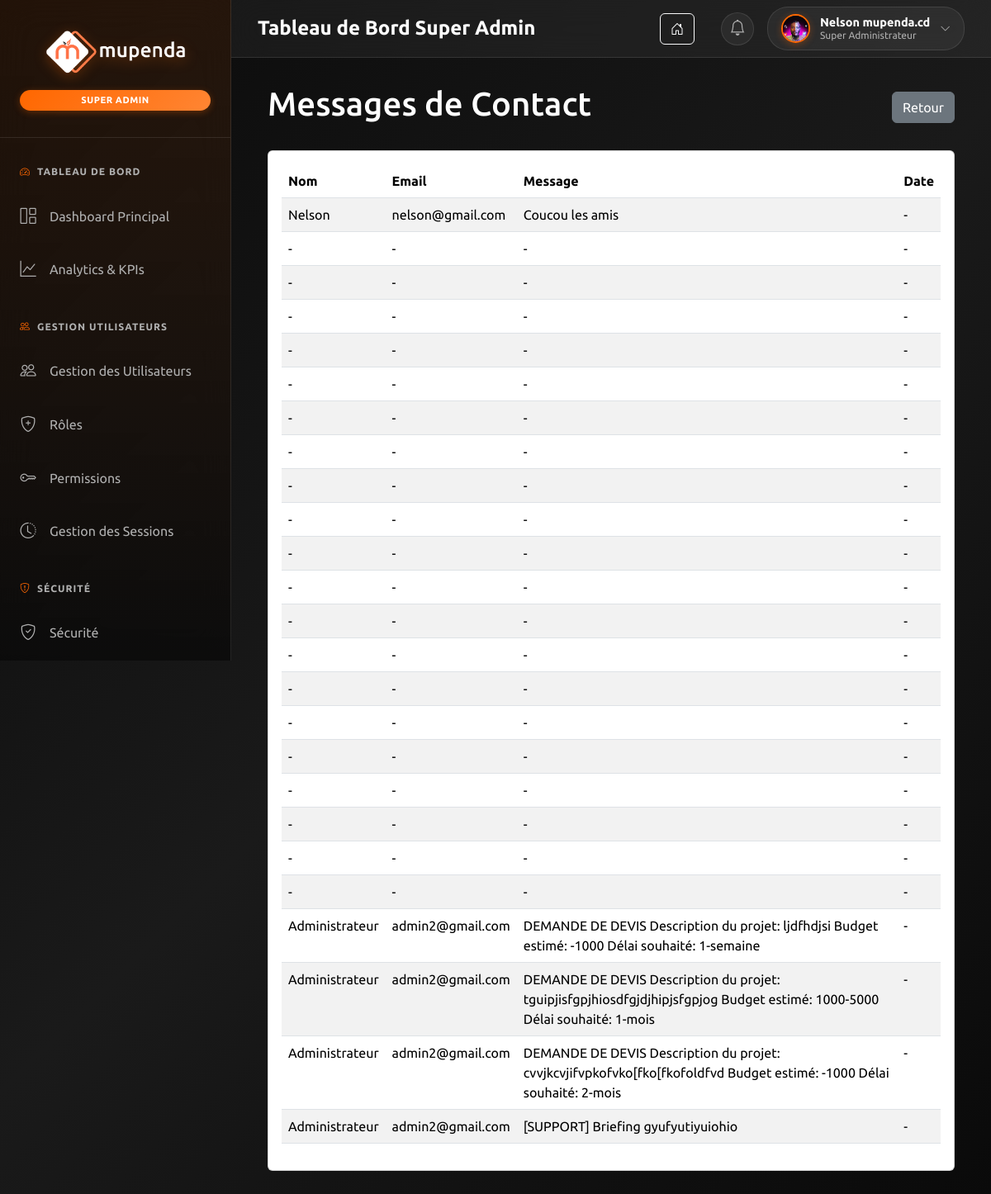
Page /dashboard/super-admin/contact/ (signed in) on the committed database.
### MupendaApp/models.py (models this page shows, shortened)
class CustomUser(AbstractUser):
    is_administrateur = models.BooleanField(default=False)
    is_utilisateur = models.BooleanField(default=True)
    photo_profil = models.ImageField(upload_to="static/images", blank=True, null=True)
    telephone = models.CharField(max_length=20, blank=True, null=True)
    date_embauche = models.DateField(blank=True, null=True)
    est_actif = models.BooleanField(default=True)
    derniere_connexion = models.DateTimeField(blank=True, null=True)
    tentative_echec = models.IntegerField(default=0)
    bloque_jusqua = models.DateTimeField(blank=True, null=True)
    pref_email_notifications = models.BooleanField(default=True, verbose_name="Notifications par email")
    pref_dark_mode = models.BooleanField(default=False, verbose_name="Mode sombre")
    def is_super_admin(self):
        return self.user_roles.filter(
            role__nom='SUPER_ADMIN',
            est_actif=True
        ).exists()

class Contact(models.Model):
    nom = models.CharField(max_length=100)
    prenom = models.CharField(max_length=100)
    phone = models.CharField(max_length=50, null=True)
    email = models.EmailField(max_length=100)
    message = models.TextField()
    created_on = models.DateTimeField(auto_now_add=True, null=True)

### MupendaApp/views.py (the view)
# urls.py: path('dashboard/super-admin/contact/', views.AdminContact, name="AdminContact"),
def AdminContact(request):
    if not request.user.is_authenticated:
        return redirect('connexion')
    if not _require_roles(request, {'ADMINISTRATEUR', 'SUPER_ADMIN'}):
        return _forbidden(request)
    afficherMessage = Contact.objects.all()
    return render(request, 'dashboard/super_admin/contact.html', {'afficherMessage':afficherMessage})

### MupendaApp/context_processors.py (called while the page is built)
def site_contact(request):
    try:
        contact = SiteContact.objects.filter(est_actif=True).first()
    except:
        contact = None
    return {
        'site_contact': contact
    }

### MupendaApp/views.py (called while the page is built)
def _require_roles(request, allowed_roles):
    if request.user.is_super_admin():
        return True
    active_role = _get_active_role_from_session(request) or request.user.get_primary_role()
    return active_role in set(allowed_roles)

### MupendaApp/templates/dashboard/super_admin/contact.html (shortened to what this page needs)
{% extends 'dashboard/base_super_admin.html' %}
{% load static %}
{% block content %}
<div class="container-fluid">
    <div class="d-flex justify-content-between align-items-center mb-4">
        <h1>Messages de Contact</h1>
        <a href="{% url 'dashboard' %}" class="btn btn-secondary">Retour</a>
    </div>
    <div class="card">
        <div class="card-body">
            <div class="table-responsive">
                <table class="table table-striped">
                    <thead>
                        <tr>
                            <th>Nom</th>
                            <th>Email</th>
                            <th>Message</th>
                            <th>Date</th>
                        </tr>
                    </thead>
                    <tbody>
                        {% for message in afficherMessage %}
                        <tr>
                            <td>{{ message.nom|default:"-" }}</td>
                            <td>{{ message.email|default:"-" }}</td>
                            <td>{{ message.message|truncatewords:20|default:"-" }}</td>
                            <td>{{ message.date_envoi|date:"d/m/Y H:i"|default:"-" }}</td>
                        </tr>
                        {% empty %}
                        <tr>
                            <td colspan="4" class="text-center">Aucun message</td>
                        </tr>
                        {% endfor %}
                    </tbody>
                </table>
            </div>
        </div>
    </div>
</div>
{% endblock %}

### MupendaApp/templates/dashboard/base_super_admin.html (shortened to what this page needs)
{% load static %}
<!DOCTYPE html>
<html lang="fr">
<head>
    <link href="https://cdn.jsdelivr.net/npm/bootstrap@5.3.3/dist/css/bootstrap.min.css" rel="stylesheet">
    <link rel="stylesheet" href="https://cdn.jsdelivr.net/npm/bootstrap-icons@1.13.1/font/bootstrap-icons.min.css">
</head>
<body>
    <div class="dashboard-container">
        <aside class="sidebar" id="sidebar">
            <div class="sidebar-header">
                <img src="{% static 'images/White Mupenda Company.png' %}" alt="Mupenda Company" class="sidebar-logo">
                <div class="super-admin-badge">Super Admin</div>
            </div>
            <nav>
                <div class="menu-section">
                    <div class="menu-section-title">
                        <i class="bi bi-speedometer2"></i>
                        Tableau de Bord
                    </div>
                    <ul class="sidebar-menu">
                        <li class="sidebar-menu-item">
                            <a href="{% url 'super_admin_dashboard' %}" class="sidebar-menu-link {% if request.resolver_match.url_name == 'super_admin_dashboard' %}active{% endif %}">
                                <i class="bi bi-grid-1x2 sidebar-menu-icon"></i>
                                Dashboard Principal
                            </a>
                        </li>
                        <li class="sidebar-menu-item">
                            <a href="{% url 'analytics_center' %}" class="sidebar-menu-link {% if request.resolver_match.url_name == 'analytics_center' %}active{% endif %}">
                                <i class="bi bi-graph-up sidebar-menu-icon"></i>
                                Analytics & KPIs
                            </a>
                        </li>
                    </ul>
                </div>
                <div class="menu-section">
                    <div class="menu-section-title">
                        <i class="bi bi-people"></i>
                        Gestion Utilisateurs
                    </div>
                    <ul class="sidebar-menu">
                        <li class="sidebar-menu-item">
                            <a href="{% url 'super_admin_manage_users' %}" class="sidebar-menu-link {% if request.resolver_match.url_name == 'super_admin_manage_users' %}active{% endif %}">
                                <i class="bi bi-people sidebar-menu-icon"></i>
                                Gestion des Utilisateurs
                            </a>
                        </li>
                        <li class="sidebar-menu-item">
                            <a href="{% url 'super_admin_manage_roles' %}" class="sidebar-menu-link {% if request.resolver_match.url_name == 'super_admin_manage_roles' %}active{% endif %}">
                                <i class="bi bi-shield-plus sidebar-menu-icon"></i>
                                Rôles
                            </a>
                        </li>
                        <li class="sidebar-menu-item">
                            <a href="{% url 'super_admin_manage_permissions' %}" class="sidebar-menu-link {% if request.resolver_match.url_name == 'super_admin_manage_permissions' %}active{% endif %}">
                                <i class="bi bi-key sidebar-menu-icon"></i>
                                Permissions
                            </a>
                        </li>
                        <li class="sidebar-menu-item">
                            <a href="{% url 'sessions_management' %}" class="sidebar-menu-link {% if request.resolver_match.url_name == 'sessions_management' %}active{% endif %}">
                                <i class="bi bi-clock-history sidebar-menu-icon"></i>
                                Gestion des Sessions
                            </a>
                        </li>
                    </ul>
                </div>
                <div class="menu-section">
                    <div class="menu-section-title">
                        <i class="bi bi-shield-exclamation"></i>
                        Sécurité
                    </div>
                    <ul class="sidebar-menu">
                        <li class="sidebar-menu-item">
                            <a href="{% url 'security_dashboard' %}" class="sidebar-menu-link {% if request.resolver_match.url_name == 'security_dashboard' %}active{% endif %}">
                                <i class="bi bi-shield-check sidebar-menu-icon"></i>
                                Sécurité
                            </a>
                        </li>
                    </ul>
                </div>
            </nav>
        </aside>
        <header class="top-header">
            <div class="top-header-left">
                {% block page_title %}
                <h1 class="page-title">Tableau de Bord Super Admin</h1>
                {% endblock %}
            </div>
            <div class="top-header-right">
                <a href="{% url 'index' %}" class="btn btn-outline-light me-3" title="Retour au site">
                    <i class="bi bi-house-door"></i>
                </a>
                <div class="notification-wrapper">
                    <button class="notification-btn" id="notificationBtn" onclick="toggleNotificationDropdown(event)">
                        <i class="bi bi-bell"></i>
                    </button>
                </div>
                <div class="top-profile-section">
                    <div class="top-profile" onclick="toggleTopProfileDropdown()">
                        <img src="{% if user.photo_profil %}{{ user.photo_profil.url }}{% else %}{% static 'images/default-avatar.png' %}{% endif %}" alt="User Avatar" class="top-avatar" id="topAvatar">
                        <div class="top-user-details">
                            <h4 class="top-user-name">{{ user.get_full_name|default:user.username }}</h4>
                            <p class="top-user-role">Super Administrateur</p>
                        </div>
                        <i class="bi bi-chevron-down top-chevron" id="topProfileDropdownIcon"></i>
                    </div>
                </div>
            </div>
        </header>
        <main class="main-content" style="margin-left: 280px; flex: 1; padding: 2rem;">
            {% block content %}
            {% endblock %}
        </main>
    </div>
</body>
</html>

### MupendaApp/templates/dashboard/base_super_admin.html (style rules this page uses)
:root { --primary-orange: #ff6700; --dark-bg: #0a0a0a; --glass-bg: rgba(255, 255, 255, 0.05); --glass-border: rgba(255, 255, 255, 0.1); --text-primary: #ffffff; --text-secondary: #b0b0b0; }
body { font-family: 'Ubuntu', sans-serif; background: linear-gradient(135deg, #0a0a0a 0%, #1a1a1a 50%, #0a0a0a 100%); min-height: 100vh; margin: 0; padding: 0; color: var(--text-primary); }
.dashboard-container { display: flex; min-height: 100vh; }
.sidebar { width: 280px; background: linear-gradient(180deg, rgba(255, 103, 0, 0.1) 0%, rgba(10, 10, 10, 0.8) 100%); backdrop-filter: blur(20px); border-right: 1px solid var(--glass-border); padding: 2rem 0; position: fixed; height: 100vh; overflow-y: auto; z-index: 1000; transition: all 0.3s ease; }
.sidebar-header { text-align: center; padding: 0 1.5rem 2rem; border-bottom: 1px solid var(--glass-border); margin-bottom: 2rem; }
.sidebar-logo { width: 180px; height: auto; margin-bottom: 1rem; filter: drop-shadow(0 4px 8px rgba(255, 103, 0, 0.3)); }
.sidebar-menu { list-style: none; padding: 0; margin: 0; }
.sidebar-menu-item { margin-bottom: 0.5rem; }
.sidebar-menu-link { display: flex; align-items: center; padding: 0.875rem 1.5rem; color: var(--text-secondary); text-decoration: none; border-radius: 0 25px 25px 0; transition: all 0.3s ease; position: relative; overflow: hidden; }
.sidebar-menu-link::before { content: ''; position: absolute; left: 0; top: 0; height: 100%; width: 3px; background: var(--primary-orange); transform: translateX(-100%); transition: transform 0.3s ease; }
.sidebar-menu-icon { font-size: 1.2rem; margin-right: 1rem; width: 20px; text-align: center; }
.top-header { position: fixed; top: 0; left: 280px; right: 0; height: 70px; background: var(--glass-bg); backdrop-filter: blur(20px); border-bottom: 1px solid var(--glass-border); display: flex; align-items: center; justify-content: space-between; padding: 0 2rem; z-index: 999; transition: all 0.3s ease; }
.top-header-left { display: flex; align-items: center; gap: 1rem; }
.page-title { color: var(--text-primary); font-size: 1.5rem; font-weight: 600; margin: 0; }
.top-header-right { display: flex; align-items: center; gap: 1rem; }
.top-profile-section { position: relative; }
.top-profile { display: flex; align-items: center; gap: 0.75rem; padding: 0.5rem 1rem; border-radius: 25px; background: rgba(255, 255, 255, 0.05); cursor: pointer; transition: all 0.3s ease; border: 1px solid var(--glass-border); }
.top-avatar { width: 35px; height: 35px; border-radius: 50%; object-fit: cover; border: 2px solid var(--primary-orange); box-shadow: 0 2px 8px rgba(255, 103, 0, 0.3); transition: all 0.3s ease; }
.top-user-details { display: flex; flex-direction: column; align-items: flex-start; }
.top-user-name { color: var(--text-primary); font-size: 0.9rem; font-weight: 600; margin: 0; line-height: 1.2; }
.top-user-role { color: var(--text-secondary); font-size: 0.75rem; margin: 0; line-height: 1.2; }
.top-chevron { color: var(--text-secondary); font-size: 0.8rem; transition: transform 0.3s ease; }
.notification-wrapper { position: relative; }
.notification-btn { position: relative; width: 40px; height: 40px; border-radius: 50%; background: rgba(255, 255, 255, 0.05); border: 1px solid var(--glass-border); color: var(--text-secondary); cursor: pointer; display: flex; align-items: center; justify-content: center; transition: all 0.3s ease; }
.notification-btn i { font-size: 1.2rem; }
.main-content { margin-top: 70px !important; }
.menu-section { margin-bottom: 2rem; }
.menu-section-title { padding: 0 1.5rem; margin-bottom: 1rem; font-size: 0.75rem; text-transform: uppercase; letter-spacing: 1px; color: var(--text-secondary); font-weight: 600; display: flex; align-items: center; gap: 0.5rem; }
.menu-section-title i { color: var(--primary-orange); }
.super-admin-badge { background: linear-gradient(135deg, var(--primary-orange) 0%, #ff8533 100%); color: white; padding: 0.25rem 0.75rem; border-radius: 15px; font-size: 0.7rem; font-weight: 700; text-transform: uppercase; letter-spacing: 0.5px; margin-left: auto; box-shadow: 0 2px 8px rgba(255, 103, 0, 0.3); }

### rows in the picture
CustomUser: photo_profil (picture), get_full_name "Nelson mupenda.cd"
Contact: nom "Nelson", email "nelson@gmail.com", message "Coucou les amis", date_envoi "-"
Contact: nom "-", email "-", message "-", date_envoi "-"
Contact: nom "-", email "-", message "-", date_envoi "-"
Contact: nom "-", email "-", message "-", date_envoi "-"
Contact: nom "-", email "-", message "-", date_envoi "-"
Contact: nom "-", email "-", message "-", date_envoi "-"
Contact: nom "-", email "-", message "-", date_envoi "-"
Contact: nom "-", email "-", message "-", date_envoi "-"
Contact: nom "-", email "-", message "-", date_envoi "-"
Contact: nom "-", email "-", message "-", date_envoi "-"
Contact: nom "-", email "-", message "-", date_envoi "-"
Contact: nom "-", email "-", message "-", date_envoi "-"
Contact: nom "-", email "-", message "-", date_envoi "-"
Contact: nom "-", email "-", message "-", date_envoi "-"
Contact: nom "-", email "-", message "-", date_envoi "-"
Contact: nom "-", email "-", message "-", date_envoi "-"
Contact: nom "-", email "-", message "-", date_envoi "-"
Contact: nom "-", email "-", message "-", date_envoi "-"
Contact: nom "-", email "-", message "-", date_envoi "-"
Contact: nom "-", email "-", message "-", date_envoi "-"
Contact: nom "-", email "-", message "-", date_envoi "-"
Contact: nom "Administrateur", email "admin2@gmail.com", message "DEMANDE DE DEVIS Description du projet: ljdfhdjsi Budget estimé: -1000 Délai souhaité: 1-semaine", date_envoi "-"
Contact: nom "Administrateur", email "admin2@gmail.com", message "DEMANDE DE DEVIS Description du projet: tguipjisfgpjhiosdfgjdjhipjsfgpjog Budget estimé: 1000-5000 Délai souhaité: 1-mois", date_envoi "-"
Contact: nom "Administrateur", email "admin2@gmail.com", message "DEMANDE DE DEVIS Description du projet: cvvjkcvjifvpkofvko[fko[fkofoldfvd Budget estimé: -1000 Délai souhaité: 2-mois", date_envoi "-"
Contact: nom "Administrateur", email "admin2@gmail.com", message "[SUPPORT] Briefing gyufyutiyuiohio", date_envoi "-"
